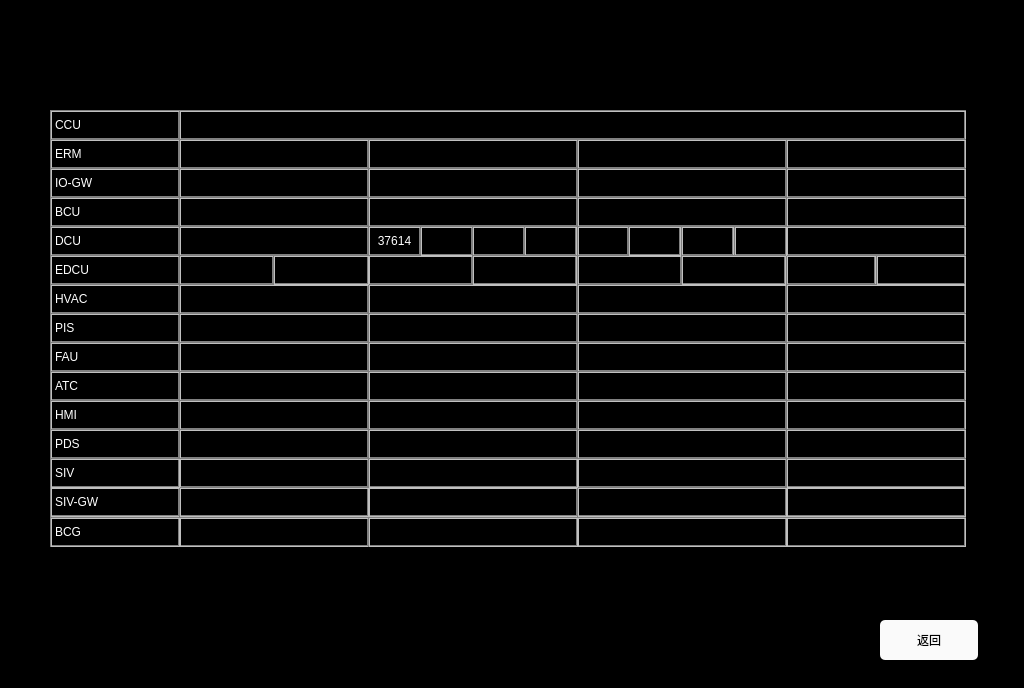
<?xml version="1.0" encoding="UTF-8"?>
<ui version="4.0">
 <class>LifeSignals</class>
 <widget class="QWidget" name="LifeSignals">
  <property name="geometry">
   <rect>
    <x>0</x>
    <y>0</y>
    <width>1024</width>
    <height>688</height>
   </rect>
  </property>
  <property name="windowTitle">
   <string>Form</string>
  </property>
  <property name="styleSheet">
   <string notr="true">QLabel
{
	color: white;
	border: 2px groove, gray;
    border-color: gray;
	font: 20px, &quot;SimHei&quot;;	
}

QWidget
{
	background-color: black;
}

QPushButton
{
	font: 20px, &quot;SimHei&quot;;
    color: black;
	background-color: rgb(250, 250, 250);
	border-radius: 5px;
}</string>
  </property>
  <widget class="QPushButton" name="btn_back">
   <property name="geometry">
    <rect>
     <x>880</x>
     <y>620</y>
     <width>98</width>
     <height>40</height>
    </rect>
   </property>
   <property name="text">
    <string>返回</string>
   </property>
  </widget>
  <widget class="QLabel" name="label_CCU">
   <property name="geometry">
    <rect>
     <x>50</x>
     <y>110</y>
     <width>130</width>
     <height>30</height>
    </rect>
   </property>
   <property name="text">
    <string>CCU</string>
   </property>
  </widget>
  <widget class="QLabel" name="label_CCU1">
   <property name="geometry">
    <rect>
     <x>179</x>
     <y>110</y>
     <width>787</width>
     <height>30</height>
    </rect>
   </property>
   <property name="text">
    <string/>
   </property>
   <property name="alignment">
    <set>Qt::AlignCenter</set>
   </property>
  </widget>
  <widget class="QLabel" name="label_ERM">
   <property name="geometry">
    <rect>
     <x>50</x>
     <y>139</y>
     <width>130</width>
     <height>30</height>
    </rect>
   </property>
   <property name="text">
    <string>ERM</string>
   </property>
  </widget>
  <widget class="QLabel" name="label_ERM1">
   <property name="geometry">
    <rect>
     <x>179</x>
     <y>139</y>
     <width>190</width>
     <height>30</height>
    </rect>
   </property>
   <property name="text">
    <string/>
   </property>
   <property name="alignment">
    <set>Qt::AlignCenter</set>
   </property>
  </widget>
  <widget class="QLabel" name="label_ERM2">
   <property name="geometry">
    <rect>
     <x>368</x>
     <y>139</y>
     <width>210</width>
     <height>30</height>
    </rect>
   </property>
   <property name="text">
    <string/>
   </property>
   <property name="alignment">
    <set>Qt::AlignCenter</set>
   </property>
  </widget>
  <widget class="QLabel" name="label_ERM3">
   <property name="geometry">
    <rect>
     <x>577</x>
     <y>139</y>
     <width>210</width>
     <height>30</height>
    </rect>
   </property>
   <property name="text">
    <string/>
   </property>
   <property name="alignment">
    <set>Qt::AlignCenter</set>
   </property>
  </widget>
  <widget class="QLabel" name="label_ERM4">
   <property name="geometry">
    <rect>
     <x>786</x>
     <y>139</y>
     <width>180</width>
     <height>30</height>
    </rect>
   </property>
   <property name="text">
    <string/>
   </property>
   <property name="alignment">
    <set>Qt::AlignCenter</set>
   </property>
  </widget>
  <widget class="QLabel" name="label_IOGW">
   <property name="geometry">
    <rect>
     <x>50</x>
     <y>168</y>
     <width>130</width>
     <height>30</height>
    </rect>
   </property>
   <property name="text">
    <string>IO-GW</string>
   </property>
  </widget>
  <widget class="QLabel" name="label_IOGW1">
   <property name="geometry">
    <rect>
     <x>179</x>
     <y>168</y>
     <width>190</width>
     <height>30</height>
    </rect>
   </property>
   <property name="text">
    <string/>
   </property>
   <property name="alignment">
    <set>Qt::AlignCenter</set>
   </property>
  </widget>
  <widget class="QLabel" name="label_IOGW2">
   <property name="geometry">
    <rect>
     <x>368</x>
     <y>168</y>
     <width>210</width>
     <height>30</height>
    </rect>
   </property>
   <property name="text">
    <string/>
   </property>
   <property name="alignment">
    <set>Qt::AlignCenter</set>
   </property>
  </widget>
  <widget class="QLabel" name="label_IOGW3">
   <property name="geometry">
    <rect>
     <x>577</x>
     <y>168</y>
     <width>210</width>
     <height>30</height>
    </rect>
   </property>
   <property name="text">
    <string/>
   </property>
   <property name="alignment">
    <set>Qt::AlignCenter</set>
   </property>
  </widget>
  <widget class="QLabel" name="label_IOGW4">
   <property name="geometry">
    <rect>
     <x>786</x>
     <y>168</y>
     <width>180</width>
     <height>30</height>
    </rect>
   </property>
   <property name="text">
    <string/>
   </property>
   <property name="alignment">
    <set>Qt::AlignCenter</set>
   </property>
  </widget>
  <widget class="QLabel" name="label_BCU">
   <property name="geometry">
    <rect>
     <x>50</x>
     <y>197</y>
     <width>130</width>
     <height>30</height>
    </rect>
   </property>
   <property name="text">
    <string>BCU</string>
   </property>
  </widget>
  <widget class="QLabel" name="label_BCU1">
   <property name="geometry">
    <rect>
     <x>179</x>
     <y>197</y>
     <width>190</width>
     <height>30</height>
    </rect>
   </property>
   <property name="text">
    <string/>
   </property>
   <property name="alignment">
    <set>Qt::AlignCenter</set>
   </property>
  </widget>
  <widget class="QLabel" name="label_BCU2">
   <property name="geometry">
    <rect>
     <x>368</x>
     <y>197</y>
     <width>210</width>
     <height>30</height>
    </rect>
   </property>
   <property name="text">
    <string/>
   </property>
   <property name="alignment">
    <set>Qt::AlignCenter</set>
   </property>
  </widget>
  <widget class="QLabel" name="label_BCU3">
   <property name="geometry">
    <rect>
     <x>577</x>
     <y>197</y>
     <width>210</width>
     <height>30</height>
    </rect>
   </property>
   <property name="text">
    <string/>
   </property>
   <property name="alignment">
    <set>Qt::AlignCenter</set>
   </property>
  </widget>
  <widget class="QLabel" name="label_BCU4">
   <property name="geometry">
    <rect>
     <x>786</x>
     <y>197</y>
     <width>180</width>
     <height>30</height>
    </rect>
   </property>
   <property name="text">
    <string/>
   </property>
   <property name="alignment">
    <set>Qt::AlignCenter</set>
   </property>
  </widget>
  <widget class="QLabel" name="label_DCU">
   <property name="geometry">
    <rect>
     <x>50</x>
     <y>226</y>
     <width>130</width>
     <height>30</height>
    </rect>
   </property>
   <property name="text">
    <string>DCU</string>
   </property>
  </widget>
  <widget class="QLabel" name="label_DCU1">
   <property name="geometry">
    <rect>
     <x>179</x>
     <y>226</y>
     <width>190</width>
     <height>30</height>
    </rect>
   </property>
   <property name="text">
    <string/>
   </property>
   <property name="alignment">
    <set>Qt::AlignCenter</set>
   </property>
  </widget>
  <widget class="QLabel" name="label_DCU2_1">
   <property name="geometry">
    <rect>
     <x>368</x>
     <y>226</y>
     <width>53</width>
     <height>30</height>
    </rect>
   </property>
   <property name="styleSheet">
    <string notr="true">	font: 16px, &quot;SimHei&quot;;</string>
   </property>
   <property name="text">
    <string>37614</string>
   </property>
   <property name="alignment">
    <set>Qt::AlignCenter</set>
   </property>
  </widget>
  <widget class="QLabel" name="label_DCU3_1">
   <property name="geometry">
    <rect>
     <x>577</x>
     <y>226</y>
     <width>52</width>
     <height>30</height>
    </rect>
   </property>
   <property name="styleSheet">
    <string notr="true">	font: 16px, &quot;SimHei&quot;;</string>
   </property>
   <property name="text">
    <string/>
   </property>
   <property name="alignment">
    <set>Qt::AlignCenter</set>
   </property>
  </widget>
  <widget class="QLabel" name="label_DCU4">
   <property name="geometry">
    <rect>
     <x>786</x>
     <y>226</y>
     <width>180</width>
     <height>30</height>
    </rect>
   </property>
   <property name="text">
    <string/>
   </property>
   <property name="alignment">
    <set>Qt::AlignCenter</set>
   </property>
  </widget>
  <widget class="QLabel" name="label_EDCU">
   <property name="geometry">
    <rect>
     <x>50</x>
     <y>255</y>
     <width>130</width>
     <height>30</height>
    </rect>
   </property>
   <property name="text">
    <string>EDCU</string>
   </property>
  </widget>
  <widget class="QLabel" name="label_car1EDCU1">
   <property name="geometry">
    <rect>
     <x>179</x>
     <y>255</y>
     <width>95</width>
     <height>30</height>
    </rect>
   </property>
   <property name="text">
    <string/>
   </property>
   <property name="alignment">
    <set>Qt::AlignCenter</set>
   </property>
  </widget>
  <widget class="QLabel" name="label_car2EDCU1">
   <property name="geometry">
    <rect>
     <x>368</x>
     <y>255</y>
     <width>105</width>
     <height>30</height>
    </rect>
   </property>
   <property name="text">
    <string/>
   </property>
   <property name="alignment">
    <set>Qt::AlignCenter</set>
   </property>
  </widget>
  <widget class="QLabel" name="label_car3EDCU1">
   <property name="geometry">
    <rect>
     <x>577</x>
     <y>255</y>
     <width>105</width>
     <height>30</height>
    </rect>
   </property>
   <property name="text">
    <string/>
   </property>
   <property name="alignment">
    <set>Qt::AlignCenter</set>
   </property>
  </widget>
  <widget class="QLabel" name="label_car4EDCU1">
   <property name="geometry">
    <rect>
     <x>786</x>
     <y>255</y>
     <width>90</width>
     <height>30</height>
    </rect>
   </property>
   <property name="text">
    <string/>
   </property>
   <property name="alignment">
    <set>Qt::AlignCenter</set>
   </property>
  </widget>
  <widget class="QLabel" name="label_HVAC">
   <property name="geometry">
    <rect>
     <x>50</x>
     <y>284</y>
     <width>130</width>
     <height>30</height>
    </rect>
   </property>
   <property name="text">
    <string>HVAC</string>
   </property>
  </widget>
  <widget class="QLabel" name="label_HVAC1">
   <property name="geometry">
    <rect>
     <x>179</x>
     <y>284</y>
     <width>190</width>
     <height>30</height>
    </rect>
   </property>
   <property name="text">
    <string/>
   </property>
   <property name="alignment">
    <set>Qt::AlignCenter</set>
   </property>
  </widget>
  <widget class="QLabel" name="label_HVAC2">
   <property name="geometry">
    <rect>
     <x>368</x>
     <y>284</y>
     <width>210</width>
     <height>30</height>
    </rect>
   </property>
   <property name="text">
    <string/>
   </property>
   <property name="alignment">
    <set>Qt::AlignCenter</set>
   </property>
  </widget>
  <widget class="QLabel" name="label_HVAC3">
   <property name="geometry">
    <rect>
     <x>577</x>
     <y>284</y>
     <width>210</width>
     <height>30</height>
    </rect>
   </property>
   <property name="text">
    <string/>
   </property>
   <property name="alignment">
    <set>Qt::AlignCenter</set>
   </property>
  </widget>
  <widget class="QLabel" name="label_HVAC4">
   <property name="geometry">
    <rect>
     <x>786</x>
     <y>284</y>
     <width>180</width>
     <height>30</height>
    </rect>
   </property>
   <property name="text">
    <string/>
   </property>
   <property name="alignment">
    <set>Qt::AlignCenter</set>
   </property>
  </widget>
  <widget class="QLabel" name="label_PIS">
   <property name="geometry">
    <rect>
     <x>50</x>
     <y>313</y>
     <width>130</width>
     <height>30</height>
    </rect>
   </property>
   <property name="text">
    <string>PIS</string>
   </property>
  </widget>
  <widget class="QLabel" name="label_PIS1">
   <property name="geometry">
    <rect>
     <x>179</x>
     <y>313</y>
     <width>190</width>
     <height>30</height>
    </rect>
   </property>
   <property name="text">
    <string/>
   </property>
   <property name="alignment">
    <set>Qt::AlignCenter</set>
   </property>
  </widget>
  <widget class="QLabel" name="label_PIS2">
   <property name="geometry">
    <rect>
     <x>368</x>
     <y>313</y>
     <width>210</width>
     <height>30</height>
    </rect>
   </property>
   <property name="text">
    <string/>
   </property>
   <property name="alignment">
    <set>Qt::AlignCenter</set>
   </property>
  </widget>
  <widget class="QLabel" name="label_PIS3">
   <property name="geometry">
    <rect>
     <x>577</x>
     <y>313</y>
     <width>210</width>
     <height>30</height>
    </rect>
   </property>
   <property name="text">
    <string/>
   </property>
   <property name="alignment">
    <set>Qt::AlignCenter</set>
   </property>
  </widget>
  <widget class="QLabel" name="label_PIS4">
   <property name="geometry">
    <rect>
     <x>786</x>
     <y>313</y>
     <width>180</width>
     <height>30</height>
    </rect>
   </property>
   <property name="text">
    <string/>
   </property>
   <property name="alignment">
    <set>Qt::AlignCenter</set>
   </property>
  </widget>
  <widget class="QLabel" name="label_FAU">
   <property name="geometry">
    <rect>
     <x>50</x>
     <y>342</y>
     <width>130</width>
     <height>30</height>
    </rect>
   </property>
   <property name="text">
    <string>FAU</string>
   </property>
  </widget>
  <widget class="QLabel" name="label_FAU1">
   <property name="geometry">
    <rect>
     <x>179</x>
     <y>342</y>
     <width>190</width>
     <height>30</height>
    </rect>
   </property>
   <property name="text">
    <string/>
   </property>
   <property name="alignment">
    <set>Qt::AlignCenter</set>
   </property>
  </widget>
  <widget class="QLabel" name="label_FAU2">
   <property name="geometry">
    <rect>
     <x>368</x>
     <y>342</y>
     <width>210</width>
     <height>30</height>
    </rect>
   </property>
   <property name="text">
    <string/>
   </property>
   <property name="alignment">
    <set>Qt::AlignCenter</set>
   </property>
  </widget>
  <widget class="QLabel" name="label_FAU3">
   <property name="geometry">
    <rect>
     <x>577</x>
     <y>342</y>
     <width>210</width>
     <height>30</height>
    </rect>
   </property>
   <property name="text">
    <string/>
   </property>
   <property name="alignment">
    <set>Qt::AlignCenter</set>
   </property>
  </widget>
  <widget class="QLabel" name="label_FAU4">
   <property name="geometry">
    <rect>
     <x>786</x>
     <y>342</y>
     <width>180</width>
     <height>30</height>
    </rect>
   </property>
   <property name="text">
    <string/>
   </property>
   <property name="alignment">
    <set>Qt::AlignCenter</set>
   </property>
  </widget>
  <widget class="QLabel" name="label_ATC">
   <property name="geometry">
    <rect>
     <x>50</x>
     <y>371</y>
     <width>130</width>
     <height>30</height>
    </rect>
   </property>
   <property name="text">
    <string>ATC</string>
   </property>
  </widget>
  <widget class="QLabel" name="label_ATC1">
   <property name="geometry">
    <rect>
     <x>179</x>
     <y>371</y>
     <width>190</width>
     <height>30</height>
    </rect>
   </property>
   <property name="text">
    <string/>
   </property>
   <property name="alignment">
    <set>Qt::AlignCenter</set>
   </property>
  </widget>
  <widget class="QLabel" name="label_ATC2">
   <property name="geometry">
    <rect>
     <x>368</x>
     <y>371</y>
     <width>210</width>
     <height>30</height>
    </rect>
   </property>
   <property name="text">
    <string/>
   </property>
   <property name="alignment">
    <set>Qt::AlignCenter</set>
   </property>
  </widget>
  <widget class="QLabel" name="label_ATC3">
   <property name="geometry">
    <rect>
     <x>577</x>
     <y>371</y>
     <width>210</width>
     <height>30</height>
    </rect>
   </property>
   <property name="text">
    <string/>
   </property>
   <property name="alignment">
    <set>Qt::AlignCenter</set>
   </property>
  </widget>
  <widget class="QLabel" name="label_ATC4">
   <property name="geometry">
    <rect>
     <x>786</x>
     <y>371</y>
     <width>180</width>
     <height>30</height>
    </rect>
   </property>
   <property name="text">
    <string/>
   </property>
   <property name="alignment">
    <set>Qt::AlignCenter</set>
   </property>
  </widget>
  <widget class="QLabel" name="label_HMI">
   <property name="geometry">
    <rect>
     <x>50</x>
     <y>400</y>
     <width>130</width>
     <height>30</height>
    </rect>
   </property>
   <property name="text">
    <string>HMI</string>
   </property>
  </widget>
  <widget class="QLabel" name="label_HMI1">
   <property name="geometry">
    <rect>
     <x>179</x>
     <y>400</y>
     <width>190</width>
     <height>30</height>
    </rect>
   </property>
   <property name="text">
    <string/>
   </property>
   <property name="alignment">
    <set>Qt::AlignCenter</set>
   </property>
  </widget>
  <widget class="QLabel" name="label_HMI2">
   <property name="geometry">
    <rect>
     <x>368</x>
     <y>400</y>
     <width>210</width>
     <height>30</height>
    </rect>
   </property>
   <property name="text">
    <string/>
   </property>
   <property name="alignment">
    <set>Qt::AlignCenter</set>
   </property>
  </widget>
  <widget class="QLabel" name="label_HMI3">
   <property name="geometry">
    <rect>
     <x>577</x>
     <y>400</y>
     <width>210</width>
     <height>30</height>
    </rect>
   </property>
   <property name="text">
    <string/>
   </property>
   <property name="alignment">
    <set>Qt::AlignCenter</set>
   </property>
  </widget>
  <widget class="QLabel" name="label_HMI4">
   <property name="geometry">
    <rect>
     <x>786</x>
     <y>400</y>
     <width>180</width>
     <height>30</height>
    </rect>
   </property>
   <property name="text">
    <string/>
   </property>
   <property name="alignment">
    <set>Qt::AlignCenter</set>
   </property>
  </widget>
  <widget class="QLabel" name="label_PDS">
   <property name="geometry">
    <rect>
     <x>50</x>
     <y>429</y>
     <width>130</width>
     <height>30</height>
    </rect>
   </property>
   <property name="text">
    <string>PDS</string>
   </property>
  </widget>
  <widget class="QLabel" name="label_PDS1">
   <property name="geometry">
    <rect>
     <x>179</x>
     <y>429</y>
     <width>190</width>
     <height>30</height>
    </rect>
   </property>
   <property name="text">
    <string/>
   </property>
   <property name="alignment">
    <set>Qt::AlignCenter</set>
   </property>
  </widget>
  <widget class="QLabel" name="label_PDS2">
   <property name="geometry">
    <rect>
     <x>368</x>
     <y>429</y>
     <width>210</width>
     <height>30</height>
    </rect>
   </property>
   <property name="text">
    <string/>
   </property>
   <property name="alignment">
    <set>Qt::AlignCenter</set>
   </property>
  </widget>
  <widget class="QLabel" name="label_PDS3">
   <property name="geometry">
    <rect>
     <x>577</x>
     <y>429</y>
     <width>210</width>
     <height>30</height>
    </rect>
   </property>
   <property name="text">
    <string/>
   </property>
   <property name="alignment">
    <set>Qt::AlignCenter</set>
   </property>
  </widget>
  <widget class="QLabel" name="label_PDS4">
   <property name="geometry">
    <rect>
     <x>786</x>
     <y>429</y>
     <width>180</width>
     <height>30</height>
    </rect>
   </property>
   <property name="alignment">
    <set>Qt::AlignCenter</set>
   </property>
  </widget>
  <widget class="QLabel" name="label_SIVGW4">
   <property name="geometry">
    <rect>
     <x>786</x>
     <y>487</y>
     <width>180</width>
     <height>30</height>
    </rect>
   </property>
   <property name="alignment">
    <set>Qt::AlignCenter</set>
   </property>
  </widget>
  <widget class="QLabel" name="label_SIVGW2">
   <property name="geometry">
    <rect>
     <x>368</x>
     <y>487</y>
     <width>210</width>
     <height>30</height>
    </rect>
   </property>
   <property name="text">
    <string/>
   </property>
   <property name="alignment">
    <set>Qt::AlignCenter</set>
   </property>
  </widget>
  <widget class="QLabel" name="label_SIV3">
   <property name="geometry">
    <rect>
     <x>577</x>
     <y>458</y>
     <width>210</width>
     <height>30</height>
    </rect>
   </property>
   <property name="text">
    <string/>
   </property>
   <property name="alignment">
    <set>Qt::AlignCenter</set>
   </property>
  </widget>
  <widget class="QLabel" name="label_SIVGW">
   <property name="geometry">
    <rect>
     <x>50</x>
     <y>487</y>
     <width>130</width>
     <height>30</height>
    </rect>
   </property>
   <property name="text">
    <string>SIV-GW</string>
   </property>
  </widget>
  <widget class="QLabel" name="label_SIV1">
   <property name="geometry">
    <rect>
     <x>179</x>
     <y>458</y>
     <width>190</width>
     <height>30</height>
    </rect>
   </property>
   <property name="text">
    <string/>
   </property>
   <property name="alignment">
    <set>Qt::AlignCenter</set>
   </property>
  </widget>
  <widget class="QLabel" name="label_SIVGW3">
   <property name="geometry">
    <rect>
     <x>577</x>
     <y>487</y>
     <width>210</width>
     <height>30</height>
    </rect>
   </property>
   <property name="text">
    <string/>
   </property>
   <property name="alignment">
    <set>Qt::AlignCenter</set>
   </property>
  </widget>
  <widget class="QLabel" name="label_SIV2">
   <property name="geometry">
    <rect>
     <x>368</x>
     <y>458</y>
     <width>210</width>
     <height>30</height>
    </rect>
   </property>
   <property name="text">
    <string/>
   </property>
   <property name="alignment">
    <set>Qt::AlignCenter</set>
   </property>
  </widget>
  <widget class="QLabel" name="label_SIVGW1">
   <property name="geometry">
    <rect>
     <x>179</x>
     <y>487</y>
     <width>190</width>
     <height>30</height>
    </rect>
   </property>
   <property name="text">
    <string/>
   </property>
   <property name="alignment">
    <set>Qt::AlignCenter</set>
   </property>
  </widget>
  <widget class="QLabel" name="label_SIV">
   <property name="geometry">
    <rect>
     <x>50</x>
     <y>458</y>
     <width>130</width>
     <height>30</height>
    </rect>
   </property>
   <property name="text">
    <string>SIV</string>
   </property>
  </widget>
  <widget class="QLabel" name="label_SIV4">
   <property name="geometry">
    <rect>
     <x>786</x>
     <y>458</y>
     <width>180</width>
     <height>30</height>
    </rect>
   </property>
   <property name="text">
    <string/>
   </property>
   <property name="alignment">
    <set>Qt::AlignCenter</set>
   </property>
  </widget>
  <widget class="QLabel" name="label_DCU3_2">
   <property name="geometry">
    <rect>
     <x>628</x>
     <y>226</y>
     <width>53</width>
     <height>30</height>
    </rect>
   </property>
   <property name="styleSheet">
    <string notr="true">	font: 16px, &quot;SimHei&quot;;</string>
   </property>
   <property name="text">
    <string/>
   </property>
   <property name="alignment">
    <set>Qt::AlignCenter</set>
   </property>
  </widget>
  <widget class="QLabel" name="label_DCU2_2">
   <property name="geometry">
    <rect>
     <x>420</x>
     <y>226</y>
     <width>53</width>
     <height>30</height>
    </rect>
   </property>
   <property name="styleSheet">
    <string notr="true">	font: 16px, &quot;SimHei&quot;;</string>
   </property>
   <property name="text">
    <string/>
   </property>
   <property name="alignment">
    <set>Qt::AlignCenter</set>
   </property>
  </widget>
  <widget class="QLabel" name="label_DCU2_3">
   <property name="geometry">
    <rect>
     <x>472</x>
     <y>226</y>
     <width>53</width>
     <height>30</height>
    </rect>
   </property>
   <property name="styleSheet">
    <string notr="true">	font: 16px, &quot;SimHei&quot;;</string>
   </property>
   <property name="text">
    <string/>
   </property>
   <property name="alignment">
    <set>Qt::AlignCenter</set>
   </property>
  </widget>
  <widget class="QLabel" name="label_DCU2_4">
   <property name="geometry">
    <rect>
     <x>524</x>
     <y>226</y>
     <width>53</width>
     <height>30</height>
    </rect>
   </property>
   <property name="styleSheet">
    <string notr="true">	font: 16px, &quot;SimHei&quot;;</string>
   </property>
   <property name="text">
    <string/>
   </property>
   <property name="alignment">
    <set>Qt::AlignCenter</set>
   </property>
  </widget>
  <widget class="QLabel" name="label_DCU3_3">
   <property name="geometry">
    <rect>
     <x>681</x>
     <y>226</y>
     <width>53</width>
     <height>30</height>
    </rect>
   </property>
   <property name="styleSheet">
    <string notr="true">	font: 16px, &quot;SimHei&quot;;</string>
   </property>
   <property name="text">
    <string/>
   </property>
   <property name="alignment">
    <set>Qt::AlignCenter</set>
   </property>
  </widget>
  <widget class="QLabel" name="label_DCU3_4">
   <property name="geometry">
    <rect>
     <x>734</x>
     <y>226</y>
     <width>53</width>
     <height>30</height>
    </rect>
   </property>
   <property name="styleSheet">
    <string notr="true">	font: 16px, &quot;SimHei&quot;;</string>
   </property>
   <property name="text">
    <string/>
   </property>
   <property name="alignment">
    <set>Qt::AlignCenter</set>
   </property>
  </widget>
  <widget class="QLabel" name="label_car4EDCU2">
   <property name="geometry">
    <rect>
     <x>876</x>
     <y>255</y>
     <width>90</width>
     <height>30</height>
    </rect>
   </property>
   <property name="text">
    <string/>
   </property>
   <property name="alignment">
    <set>Qt::AlignCenter</set>
   </property>
  </widget>
  <widget class="QLabel" name="label_car1EDCU2">
   <property name="geometry">
    <rect>
     <x>273</x>
     <y>255</y>
     <width>96</width>
     <height>30</height>
    </rect>
   </property>
   <property name="text">
    <string/>
   </property>
   <property name="alignment">
    <set>Qt::AlignCenter</set>
   </property>
  </widget>
  <widget class="QLabel" name="label_car2EDCU2">
   <property name="geometry">
    <rect>
     <x>472</x>
     <y>255</y>
     <width>105</width>
     <height>30</height>
    </rect>
   </property>
   <property name="text">
    <string/>
   </property>
   <property name="alignment">
    <set>Qt::AlignCenter</set>
   </property>
  </widget>
  <widget class="QLabel" name="label_car3EDCU2">
   <property name="geometry">
    <rect>
     <x>681</x>
     <y>255</y>
     <width>105</width>
     <height>30</height>
    </rect>
   </property>
   <property name="text">
    <string/>
   </property>
   <property name="alignment">
    <set>Qt::AlignCenter</set>
   </property>
  </widget>
  <widget class="QLabel" name="label_BCG4">
   <property name="geometry">
    <rect>
     <x>786</x>
     <y>517</y>
     <width>180</width>
     <height>30</height>
    </rect>
   </property>
   <property name="alignment">
    <set>Qt::AlignCenter</set>
   </property>
  </widget>
  <widget class="QLabel" name="label_BCG1">
   <property name="geometry">
    <rect>
     <x>179</x>
     <y>517</y>
     <width>190</width>
     <height>30</height>
    </rect>
   </property>
   <property name="text">
    <string/>
   </property>
   <property name="alignment">
    <set>Qt::AlignCenter</set>
   </property>
  </widget>
  <widget class="QLabel" name="label_BCG">
   <property name="geometry">
    <rect>
     <x>50</x>
     <y>517</y>
     <width>130</width>
     <height>30</height>
    </rect>
   </property>
   <property name="text">
    <string>BCG</string>
   </property>
  </widget>
  <widget class="QLabel" name="label_BCG3">
   <property name="geometry">
    <rect>
     <x>577</x>
     <y>517</y>
     <width>210</width>
     <height>30</height>
    </rect>
   </property>
   <property name="text">
    <string/>
   </property>
   <property name="alignment">
    <set>Qt::AlignCenter</set>
   </property>
  </widget>
  <widget class="QLabel" name="label_BCG2">
   <property name="geometry">
    <rect>
     <x>368</x>
     <y>517</y>
     <width>210</width>
     <height>30</height>
    </rect>
   </property>
   <property name="text">
    <string/>
   </property>
   <property name="alignment">
    <set>Qt::AlignCenter</set>
   </property>
  </widget>
 </widget>
 <resources/>
 <connections/>
</ui>
